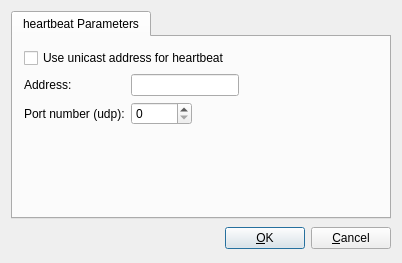
<ui version="4.0" >
 <class>heartbeatOptionsDialog_q</class>
 <widget class="QDialog" name="heartbeatOptionsDialog_q" >
  <property name="geometry" >
   <rect>
    <x>0</x>
    <y>0</y>
    <width>402</width>
    <height>263</height>
   </rect>
  </property>
  <property name="windowTitle" >
   <string>heartbeat protocol settings</string>
  </property>
  <layout class="QGridLayout" >
   <item row="1" column="0" >
    <layout class="QHBoxLayout" >
     <item>
      <spacer>
       <property name="orientation" >
        <enum>Qt::Horizontal</enum>
       </property>
       <property name="sizeType" >
        <enum>QSizePolicy::Expanding</enum>
       </property>
       <property name="sizeHint" stdset="0" >
        <size>
         <width>151</width>
         <height>27</height>
        </size>
       </property>
      </spacer>
     </item>
     <item>
      <widget class="QPushButton" name="buttonOk" >
       <property name="text" >
        <string>&amp;OK</string>
       </property>
       <property name="shortcut" >
        <string/>
       </property>
       <property name="autoDefault" >
        <bool>true</bool>
       </property>
       <property name="default" >
        <bool>true</bool>
       </property>
      </widget>
     </item>
     <item>
      <widget class="QPushButton" name="buttonCancel" >
       <property name="text" >
        <string>&amp;Cancel</string>
       </property>
       <property name="shortcut" >
        <string/>
       </property>
       <property name="autoDefault" >
        <bool>true</bool>
       </property>
      </widget>
     </item>
    </layout>
   </item>
   <item row="0" column="0" >
    <widget class="QTabWidget" name="tabWidget" >
     <property name="tabShape" >
      <enum>QTabWidget::Rounded</enum>
     </property>
     <property name="currentIndex" >
      <number>0</number>
     </property>
     <widget class="QWidget" name="tab" >
      <attribute name="title" >
       <string>heartbeat Parameters</string>
      </attribute>
      <attribute name="icon" >
       <iconset resource="MainRes.qrc" >
        <normaloff>:/Icons/Options</normaloff>:/Icons/Options</iconset>
      </attribute>
      <layout class="QGridLayout" name="gridLayout_111" >
       <item row="0" column="0" colspan="4" >
        <widget class="QCheckBox" name="use_unicast" >
         <property name="toolTip" >
          <string>Heartbeat should be configured to use unicast address
of each firewall member for health checks. Firewall Builder
will add policy rules to permit these automatically.</string>
         </property>
         <property name="text" >
          <string>Use unicast address for heartbeat</string>
         </property>
        </widget>
       </item>
       <item row="1" column="0" >
        <widget class="QLabel" name="heartbeat_address_label" >
         <property name="text" >
          <string>Address:</string>
         </property>
        </widget>
       </item>
       <item row="1" column="1" colspan="2" >
        <widget class="QLineEdit" name="heartbeat_address" >
         <property name="toolTip" >
          <string>Enter multicat address used for heartbeat health checks here.</string>
         </property>
        </widget>
       </item>
       <item row="1" column="3" >
        <spacer name="horizontalSpacer_2" >
         <property name="orientation" >
          <enum>Qt::Horizontal</enum>
         </property>
         <property name="sizeHint" stdset="0" >
          <size>
           <width>56</width>
           <height>20</height>
          </size>
         </property>
        </spacer>
       </item>
       <item row="2" column="0" >
        <widget class="QLabel" name="label_2" >
         <property name="text" >
          <string>Port number (udp):</string>
         </property>
        </widget>
       </item>
       <item row="2" column="1" >
        <widget class="QSpinBox" name="heartbeat_port" >
         <property name="maximum" >
          <number>65535</number>
         </property>
        </widget>
       </item>
       <item row="2" column="2" colspan="2" >
        <spacer name="horizontalSpacer" >
         <property name="orientation" >
          <enum>Qt::Horizontal</enum>
         </property>
         <property name="sizeHint" stdset="0" >
          <size>
           <width>120</width>
           <height>20</height>
          </size>
         </property>
        </spacer>
       </item>
       <item row="3" column="0" colspan="4" >
        <spacer>
         <property name="orientation" >
          <enum>Qt::Vertical</enum>
         </property>
         <property name="sizeHint" stdset="0" >
          <size>
           <width>20</width>
           <height>40</height>
          </size>
         </property>
        </spacer>
       </item>
      </layout>
     </widget>
    </widget>
   </item>
  </layout>
 </widget>
 <layoutdefault spacing="6" margin="11" />
 <tabstops>
  <tabstop>buttonOk</tabstop>
  <tabstop>buttonCancel</tabstop>
  <tabstop>tabWidget</tabstop>
 </tabstops>
 <resources>
  <include location="MainRes.qrc" />
 </resources>
 <connections>
  <connection>
   <sender>buttonOk</sender>
   <signal>clicked()</signal>
   <receiver>heartbeatOptionsDialog_q</receiver>
   <slot>accept()</slot>
   <hints>
    <hint type="sourcelabel" >
     <x>316</x>
     <y>472</y>
    </hint>
    <hint type="destinationlabel" >
     <x>20</x>
     <y>20</y>
    </hint>
   </hints>
  </connection>
  <connection>
   <sender>buttonCancel</sender>
   <signal>clicked()</signal>
   <receiver>heartbeatOptionsDialog_q</receiver>
   <slot>reject()</slot>
   <hints>
    <hint type="sourcelabel" >
     <x>397</x>
     <y>472</y>
    </hint>
    <hint type="destinationlabel" >
     <x>20</x>
     <y>20</y>
    </hint>
   </hints>
  </connection>
  <connection>
   <sender>use_unicast</sender>
   <signal>toggled(bool)</signal>
   <receiver>heartbeatOptionsDialog_q</receiver>
   <slot>toggleUseUnicast()</slot>
   <hints>
    <hint type="sourcelabel" >
     <x>204</x>
     <y>51</y>
    </hint>
    <hint type="destinationlabel" >
     <x>200</x>
     <y>131</y>
    </hint>
   </hints>
  </connection>
 </connections>
 <slots>
  <slot>toggleUseUnicast()</slot>
 </slots>
</ui>
